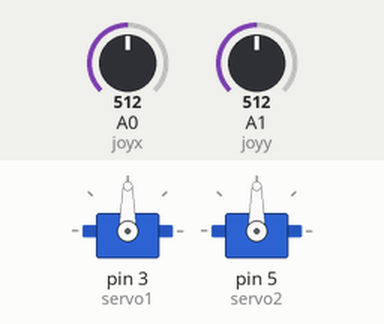
Bench run of a sketch on a simulated Arduino Uno, built with avr-gcc and run on an emulated ATmega328P. On the bench: 2 × servo. The test bench sets the inputs (shaded band); at power-on: A0 (joyx) = 512, A1 (joyy) = 512.

Above: at 1.2 s.
1.3 s: A0 (joyx) set to 716
At 1.8 s:
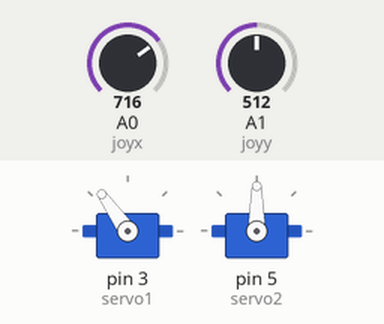
2.8 s: A1 (joyy) set to 716
At 4.0 s:
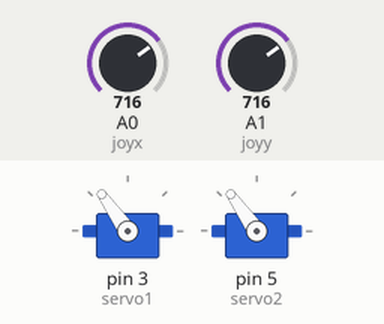
4.3 s: A0 (joyx) set to 900
At 5.3 s:
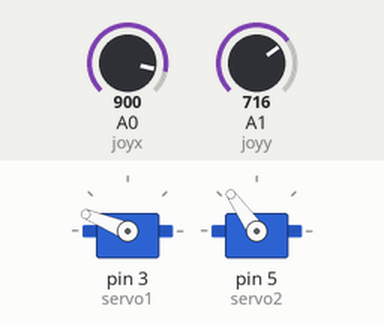
5.8 s: A1 (joyy) set to 900
At 7.0 s:
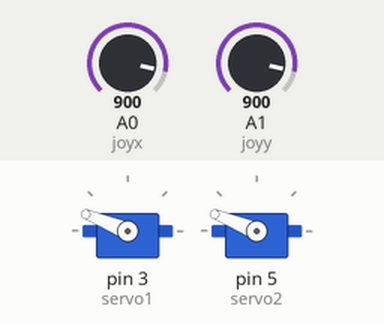
7.3 s: A0 (joyx) set to 1023
At 8.2 s:
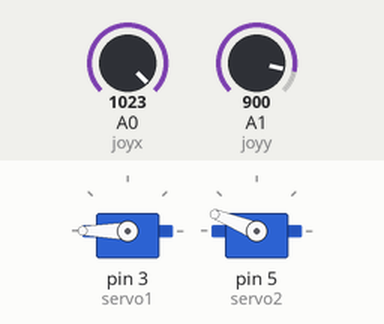
8.8 s: A1 (joyy) set to 1023
At 9.4 s:
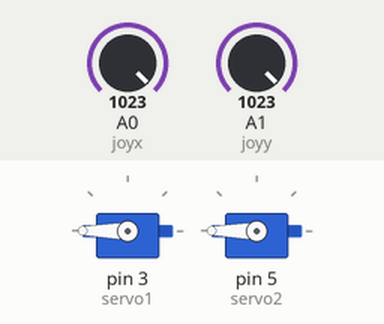
Timing chart, 0 to 11.3 s (numbered marks = the images above; inputs shaded):
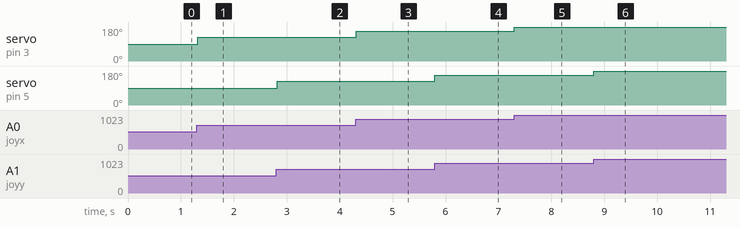

The sketch:

servo.ino
```cpp
#include<Servo.h>
Servo servo1;
Servo servo2;
int joyval;
int joyx=0;
int joyy=1;
void setup() {
  // put your setup code here, to run once:
servo1.attach(3);
servo2.attach(5);

}

void loop() {
 joyval=analogRead(joyx);
joyval=map(joyval,0,1023,0,180);
servo1.write(joyval);
joyval=analogRead(joyy);
joyval=map(joyval,0,1023,0,180);
servo2.write(joyval);
delay(15);
}
```

Measured:
- after the input at 1.3 s, servo on pin 3 (servo1): 90° → 125° at once
- after the input at 2.8 s, servo on pin 5 (servo2): 90° → 125° at once
- after the input at 4.3 s, servo on pin 3 (servo1): 125° → 158° at once
- after the input at 5.8 s, servo on pin 5 (servo2): 125° → 158° at once
- after the input at 7.3 s, servo on pin 3 (servo1): 158° → 180° at once
- after the input at 8.8 s, servo on pin 5 (servo2): 158° → 180° at once
